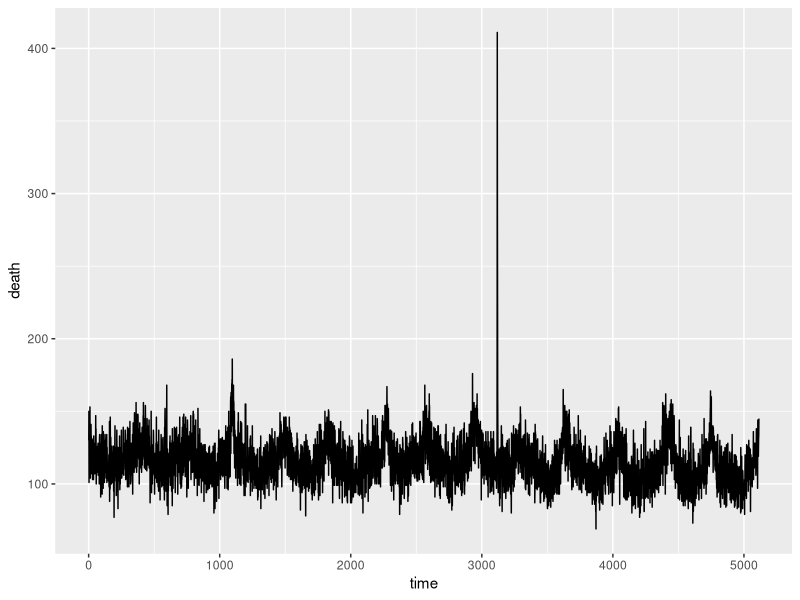

Reproduce this figure in R.
## script to analyze data
message("starting make-figure.R")

library(tidyverse)

dat <- read_csv("data/chicagoNMMAPS.csv")

p <- ggplot(dat, aes(x=time, y=death)) +
  geom_line()

pdf("figures/plot1.pdf")
print(p)
dev.off()
